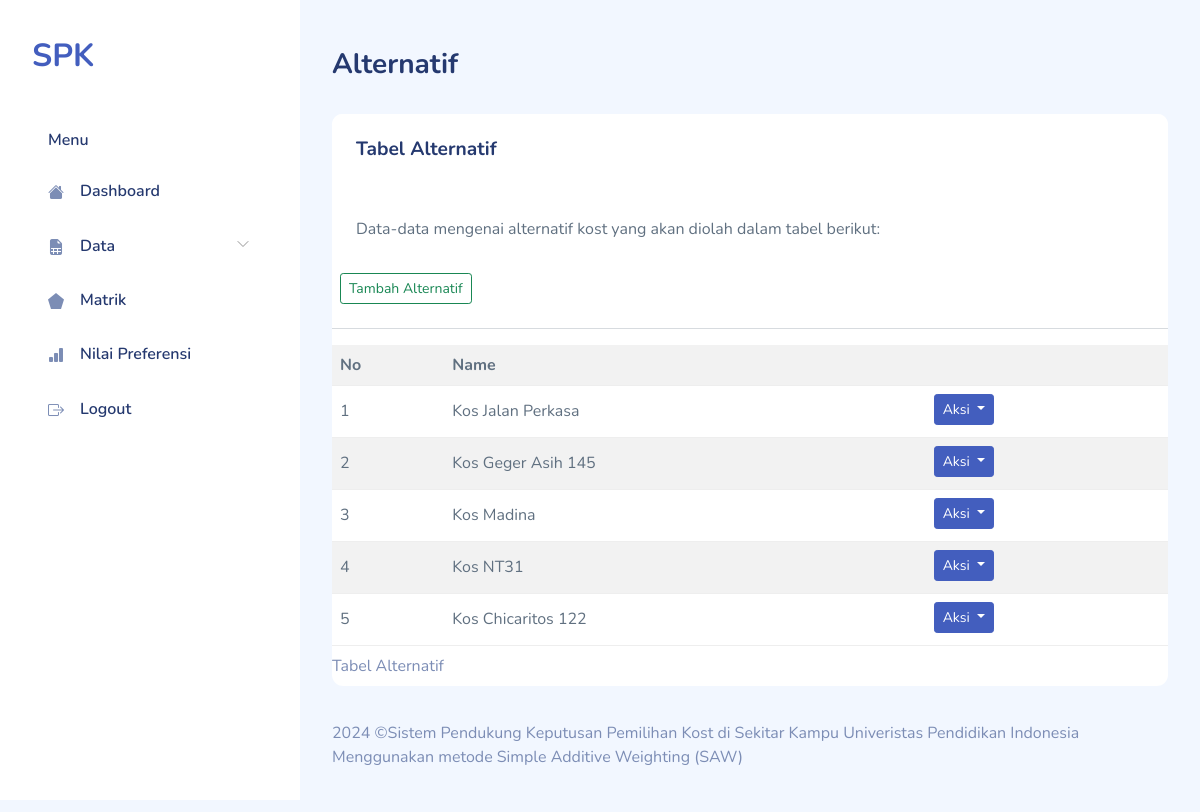
Before: /alternatif.php (signed in) with the older database file.
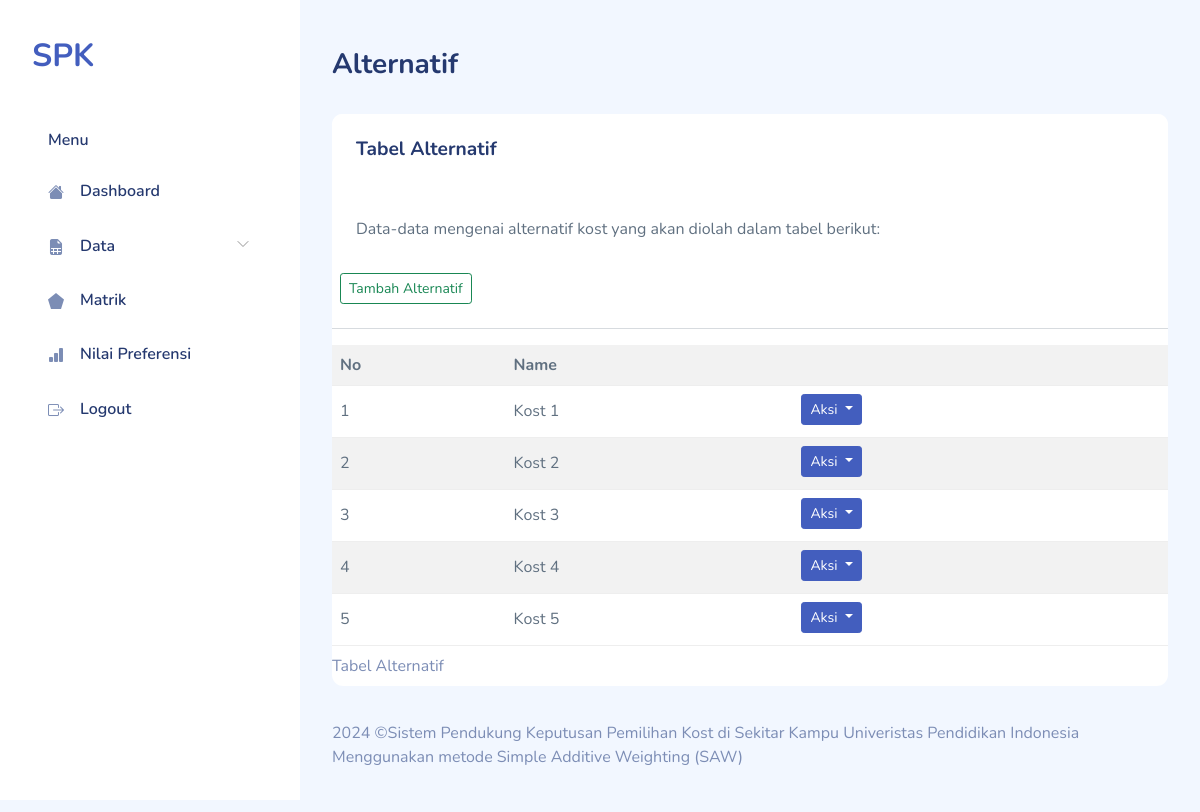
After: the same page with the newer database file.
### tables this page shows
CREATE TABLE `saw_alternatives` (
  `id_alternative` smallint(5) UNSIGNED NOT NULL,
  `name` varchar(30) NOT NULL
);

### alternatif.php (the view, shortened to what this page needs)
<!DOCTYPE html>
<html lang="en">
    <?php
require "layout/head.php";
require "include/conn.php";
?>
    <body>
        <div id="app">
            <?php require "layout/sidebar.php";?>
            <div id="main">
                <div class="page-heading">
                    <h3>Alternatif</h3>
                </div>
                <div class="page-content">
                    <section class="row">
                        <div class="col-12">
                            <div class="card">
                                <div class="card-header">
                                    <h4 class="card-title">Tabel Alternatif</h4>
                                </div>
                                <div class="card-content">
                                    <div class="card-body">
                                        <p class="card-text">
                                            Data-data mengenai alternatif kost yang akan diolah dalam tabel berikut:
                                        </p>
                                    </div>
                                    <button type="button" class="btn btn-outline-success btn-sm m-2" data-bs-toggle="modal"
                                        data-bs-target="#inlineForm">
                                        Tambah Alternatif
                                    </button>
                                    <hr>
                                    <div class="table-responsive">
                                        <table class="table table-striped mb-0">
                                            <caption>
                                                Tabel Alternatif
                                            </caption>
                                            <tr>
                                                <th>No</th>
                                                <th colspan="2">Name</th>
                                            </tr>
                                            <?php
$sql = 'SELECT id_alternative,name FROM saw_alternatives';
$result = $db->query($sql);
$i = 0;
while ($row = $result->fetch_object()) {
    echo "<tr>
        <td class='right'>" . (++$i) . "</td>
        <td class='center'>{$row->name}</td>
        <td>
        <div class='btn-group mb-1'>
        <div class='dropdown'>
            <button class='btn btn-primary dropdown-toggle me-1 btn-sm' type='button'
                id='dropdownMenuButton' data-bs-toggle='dropdown'
                aria-haspopup='true' aria-expanded='false'>
                Aksi
            </button>
            <div class='dropdown-menu' aria-labelledby='dropdownMenuButton'>
                <a class='dropdown-item' href='alternatif-edit.php?id={$row->id_alternative}'>Edit</a>
                <a class='dropdown-item' href='alternatif-hapus.php?id={$row->id_alternative}'>Hapus</a>
            </div>
        </div>
    </div>
        </td>
      </tr>\n";
}
?>
                                        </table>
                                    </div>
                                </div>
                            </div>
                        </div>
                    </section>
                </div>
                <?php require "layout/footer.php";?>
            </div>
        </div>
    </body>
</html>

Changed rows visible on the page:
changed saw_alternatives: name "Kos Jalan Perkasa" → "Kost 1"
changed saw_alternatives: name "Kos Geger Asih 145" → "Kost 2"
changed saw_alternatives: name "Kos Madina" → "Kost 3"
changed saw_alternatives: name "Kos NT31" → "Kost 4"
changed saw_alternatives: name "Kos Chicaritos 122" → "Kost 5"
